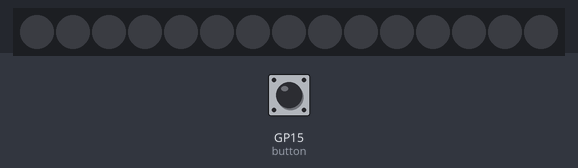
Simulated run of this program. Board: Raspberry Pi Pico running MicroPython. On the bench: 15 RGB LEDs in strip order, left to right. The test bench sets the inputs (shaded band); at power-on: GP15 (button) LOW.

Above: at 1.2 s.
1.3 s: GP15 (button) pulled HIGH for 3.2 s
At 4.7 s:
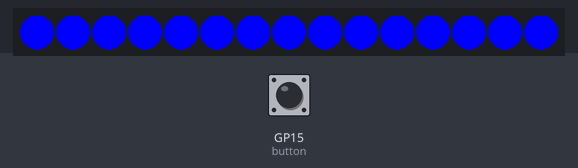
6.0 s: GP15 (button) pulled HIGH for 0.5 s
At 7.4 s:
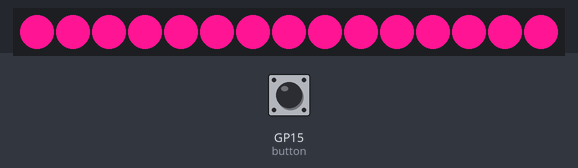
8.0 s: GP15 (button) pulled HIGH for 1 s
At 9.3 s:
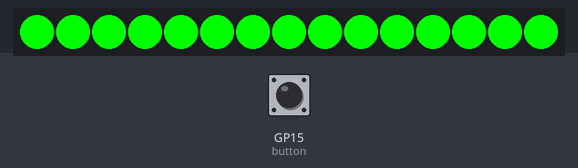
Timing chart, 0 to 11.0 s (numbered marks = the images above; inputs shaded):
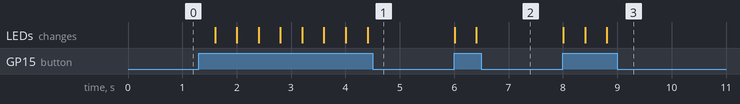

Measured:
- after the input at 1.3 s, the LEDs: first change after 0.30 s (image 1 shows a later state)
- after the input at 6.0 s, the LEDs: first change at once (image 2 shows a later state)
- after the input at 8.0 s, the LEDs: first change at once (image 3 shows a later state)

The program:

button_controlled_colour.py
```python
import time
from machine import Pin
from neopixel import NeoPixel

button = Pin(15, Pin.IN, Pin.PULL_DOWN)
strip = NeoPixel(Pin(28), 15)

# Colour variables
red = 255,0,0
green = 0,255,0
blue = 0,0,255
yellow = 255,255,0
pink = 255,20,147
turquoise = 72,209,204

colours = [red, green, blue, yellow, pink, turquoise]

index = 0
indexlength = len(colours) - 1

while True:
    time.sleep(0.4)

    if button() == 1:
        if index < indexlength:
            index = index + 1
        else:
            index = 0

        strip.fill(colours[index])
        strip.write()
```
